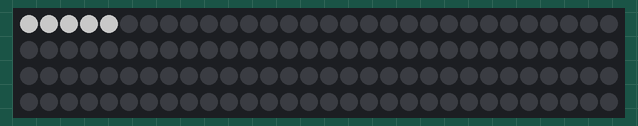
Simulated run of this sketch. Board: Arduino Uno, built with avr-gcc and run on an emulated ATmega328P. Shown: 120 RGB LEDs in strip order, left to right, continuing on the next row. Dim RGB values are drawn brighter than linear.

Above: at 0.16 s.
At 3.1 s:
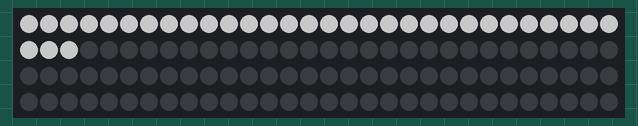
At 6.14 s:
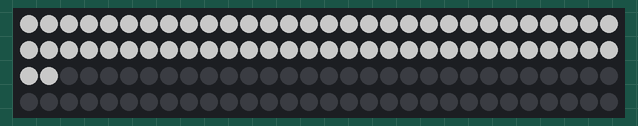
At 9.08 s:
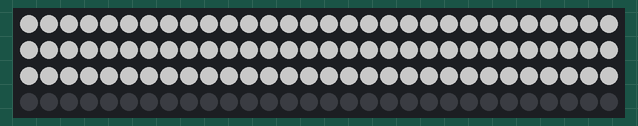
At 12.1 s:
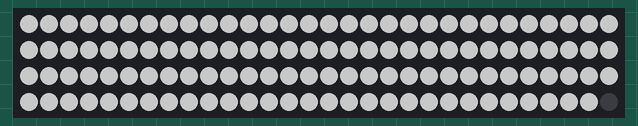

The sketch:

white.ino.ino
```cpp
#include <FastLED.h>

#define NUM_LEDS 120
#define DATA_PIN 6
#define BRIGHTNESS 100

CRGB leds[NUM_LEDS];

const int numMovingLEDs = 4; // Number of LEDs to light up at a time

int litLEDs = numMovingLEDs; // Keeps track of the number of currently lit LEDs

void setup() {
  FastLED.addLeds<WS2812B, DATA_PIN, GRB>(leds, NUM_LEDS);
  FastLED.setBrightness(BRIGHTNESS);
  FastLED.clear();
  FastLED.show();
}

void loop() {
  // Light up the current number of LEDs
  for (int i = 0; i < litLEDs; i++) {
    leds[i] = CRGB::White;
  }

  // Check if all LEDs are lit
  if (litLEDs == NUM_LEDS) {
    delay(1000); // Hold for 1 second at the end
    litLEDs = 0; // Reset for next loop
  } else {
    litLEDs++; // Increase the number of lit LEDs for next iteration
  }

  FastLED.show();
  delay(100);
}
```
